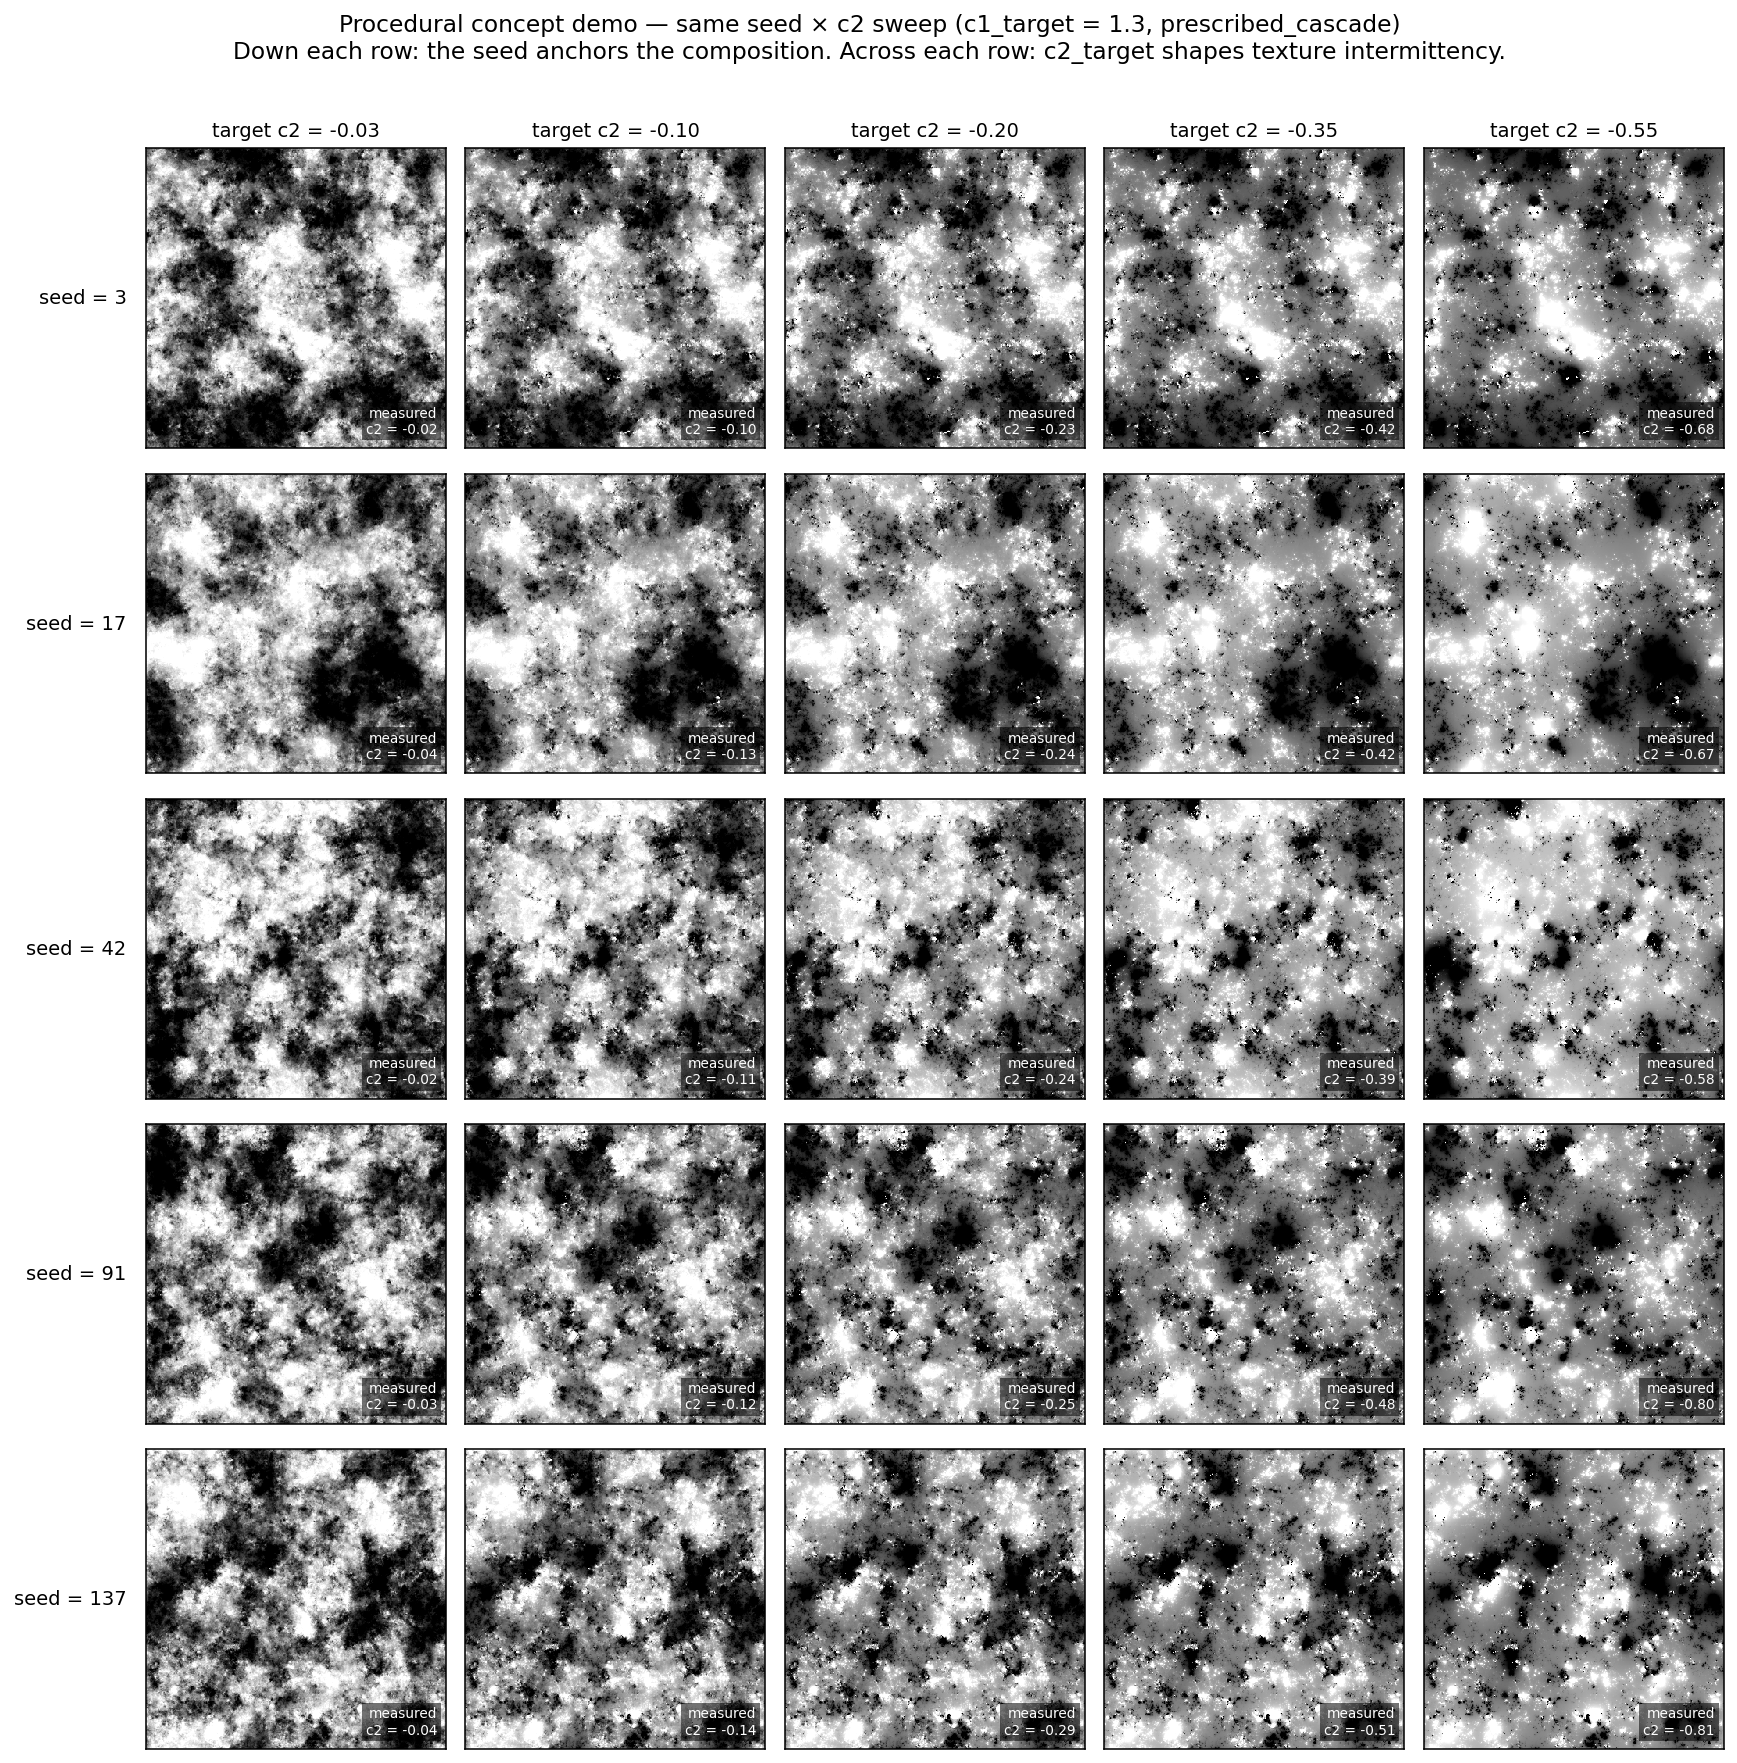

Recreate this plot in Python.
"""
procedural_concept_demo.py — the visual analog of what classifier-guided diffusion
should produce.

Uses mfractal.prescribed_cascade which has a built-in (c1, c2) targeting
mechanism. For each "prompt" (here, a fixed seed standing in for prompt+seed
in the diffusion case), we sweep c2_target across the supported range and
generate one image per cell. c1_target is held fixed so c2 is the only knob.

The reader sees:
  - down the rows: different seeds (different "compositions")
  - across the columns: smoothly varying c2 at fixed composition
  - the seed anchors large-scale layout; the c2 knob shapes texture intermittency

Outputs:
  benchmarks/regressor/procedural_concept_demo.png
"""
from __future__ import annotations
import sys
import time
from pathlib import Path

import numpy as np
import matplotlib
matplotlib.use("Agg")
import matplotlib.pyplot as plt

ROOT = Path(__file__).resolve().parents[2]
sys.path.insert(0, str(ROOT))
import mfractal as mf

SEEDS = [3, 17, 42, 91, 137]                          # rows -- 5 "compositions"
C2_TARGETS = [-0.03, -0.10, -0.20, -0.35, -0.55]      # cols -- smooth -> strong
C1_FIXED = 1.30                                       # hold c1 constant
N = 384


def main():
    fig, axes = plt.subplots(len(SEEDS), len(C2_TARGETS),
                             figsize=(2.5 * len(C2_TARGETS), 2.5 * len(SEEDS)),
                             squeeze=False)
    t0 = time.time()
    for ri, seed in enumerate(SEEDS):
        for ci, c2t in enumerate(C2_TARGETS):
            img = mf.prescribed_cascade(n=N, seed=seed,
                                        c1_target=C1_FIXED, c2_target=c2t)
            disp = mf.punch(img)
            # Measure actual c2 to annotate truthfulness of the targeting.
            try:
                wl = mf.wavelet_leaders_2d(img)
                c2m = float(wl["c2"])
            except Exception:
                c2m = float("nan")
            ax = axes[ri][ci]
            ax.imshow(disp, cmap="gray", vmin=0, vmax=1, interpolation="nearest")
            ax.set_xticks([]); ax.set_yticks([])
            if ri == 0:
                ax.set_title(f"target c2 = {c2t:+.2f}", fontsize=10)
            if ci == 0:
                ax.set_ylabel(f"seed = {seed}", fontsize=10, rotation=0,
                              ha="right", va="center", labelpad=10)
            ax.text(0.97, 0.04, f"measured\nc2 = {c2m:+.2f}",
                    transform=ax.transAxes, ha="right", va="bottom",
                    fontsize=7, color="white",
                    bbox=dict(facecolor="black", alpha=0.55, pad=2,
                              edgecolor="none"))
        print(f"  row {ri+1}/{len(SEEDS)}  seed={seed}  t={time.time()-t0:5.0f}s")

    fig.suptitle(
        "Procedural concept demo — same seed × c2 sweep "
        f"(c1_target = {C1_FIXED}, prescribed_cascade)\n"
        "Down each row: the seed anchors the composition. "
        "Across each row: c2_target shapes texture intermittency.",
        fontsize=12, y=1.005)
    fig.tight_layout()
    out = ROOT / "benchmarks" / "regressor" / "procedural_concept_demo.png"
    out.parent.mkdir(parents=True, exist_ok=True)
    fig.savefig(out, dpi=140, bbox_inches="tight")
    plt.close(fig)
    print(f"\nWrote {out.relative_to(ROOT)}")


if __name__ == "__main__":
    main()
